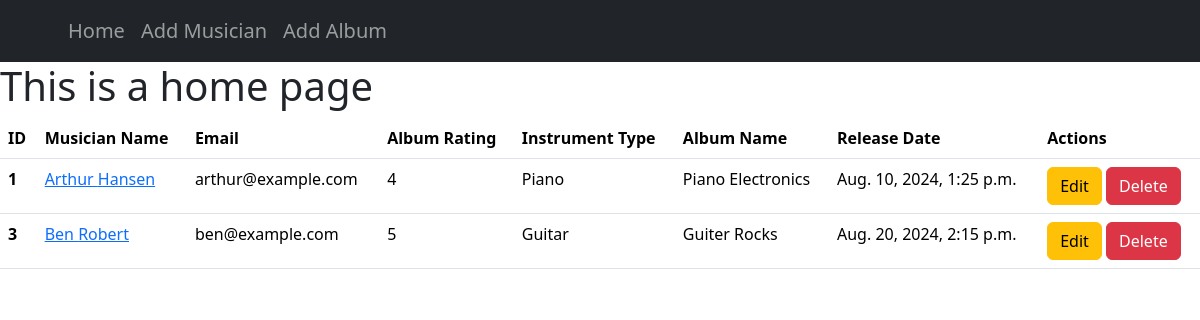
The page / on the database its author committed.
### album/models.py (models this page shows, shortened)
class album_model(models.Model):
    Album_Name = models.CharField(max_length=75)
    Musician = models.ForeignKey(musician_model,on_delete=models.CASCADE)
    Album_Release_Date = models.DateTimeField(default=datetime.now())
    Choice = [
        (1, '1 - Very Bad'),
        (2, '2 - Bad'),
        (3, '3 - Average'),
        (4, '4 - Good'),
        (5, '5 - Excellent'),
    ]
    Rating = models.IntegerField(choices=Choice)

### musician/models.py (models this page shows, shortened)
class musician_model(models.Model):
    First_Name = models.CharField(max_length=75)
    Last_Name = models.CharField(max_length=75)
    Email = models.EmailField()
    Phone_Number = models.IntegerField()
    Instrument_Type = models.CharField(max_length=100)

### musicians_directory/views.py (the view)
# urls.py: 2. Add a URL to urlpatterns:  path('', views.home, name='home')
def home(request):
    data = album_model.objects.all()
    return render(request,"home.html",{'data' : data})

### templates/home.html
{% extends 'base.html' %}
{% load crispy_forms_tags %}
{% block content %}
    <h1>This is a home page</h1>
    <table class="table">
        <thead>
          <tr>
            <th scope="col">ID</th>
            <th scope="col">Musician Name</th>
            <th scope="col">Email</th>
            <th scope="col">Album Rating</th>
            <th scope="col">Instrument Type</th>
            <th scope="col">Album Name</th>
            <th scope="col">Release Date</th>
            <th scope="col">Actions</th>
          </tr>
        </thead>
        <tbody>
            {% for album in data %}
            <tr>
                <th scope="row">{{album.id}}</th>
                <td><a href="{% url 'edit_musician' album.Musician.id %}">{{album.Musician.First_Name}} {{album.Musician.Last_Name}} </a></td>
                <td>{{album.Musician.Email}}</td>
                <td>{{album.Rating}}</td>
                <td>{{album.Musician.Instrument_Type}}</td>
                <td>{{album.Album_Name}}</td>
                <td>{{album.Album_Release_Date}}</td>
                <td><a href="{% url 'edit_album' album.id %}" class="btn btn-warning">Edit</a> <a href="{% url 'delete_album' album.id%}" class="btn btn-danger">Delete</a></td>
              </tr>
            {% endfor %}
        </tbody>
      </table>
{% endblock %}

### templates/base.html (shortened to what this page needs)
<!DOCTYPE html>
<html lang="en">
<head>
    <link href="https://cdn.jsdelivr.net/npm/bootstrap@5.3.3/dist/css/bootstrap.min.css"
     rel="stylesheet"
>
</head>
<body>
    <nav class="navbar navbar-expand-lg navbar-dark bg-dark">
        <div class="container-fluid">
          <div class="collapse navbar-collapse ms-5 fs-5" id="navbarSupportedContent">
            <ul class="navbar-nav me-auto mb-2 mb-lg-0">
                <li class="nav-item">
                  <a class="nav-link" aria-current="page" href="{% url 'homepage' %}">Home</a>
                </li>
              <li class="nav-item">
                <a class="nav-link" aria-current="page" href="{% url 'musician' %}">Add Musician</a>
              </li>
              <li class="nav-item">
                <a class="nav-link" aria-current="page" href="{% url 'album' %}">Add Album</a>
              </li>
            </ul>
          </div>
        </div>
      </nav>
      {% block content %}
      {% endblock %}
</body>
</html>

### rows shown on the page
album_model: id "1", Musician.First_Name "Arthur", Musician.Last_Name "Hansen", Musician.Email "arthur@example.com", Rating "4", Musician.Instrument_Type "Piano", Album_Name "Piano Electronics", Album_Release_Date "Aug. 10, 2024, 1:25 p.m."
album_model: id "3", Musician.First_Name "Ben", Musician.Last_Name "Robert", Musician.Email "ben@example.com", Rating "5", Musician.Instrument_Type "Guitar", Album_Name "Guiter Rocks", Album_Release_Date "Aug. 20, 2024, 2:15 p.m."
